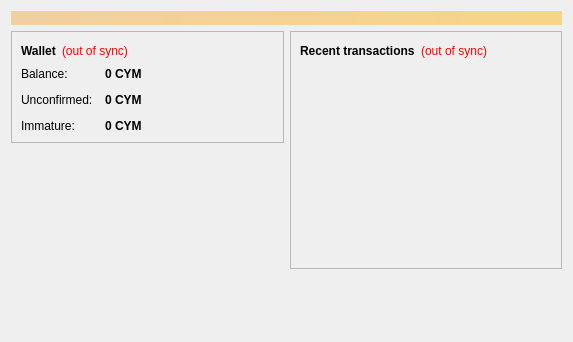
<?xml version="1.0" encoding="UTF-8"?>
<ui version="4.0">
 <class>OverviewPage</class>
 <widget class="QWidget" name="OverviewPage">
  <property name="geometry">
   <rect>
    <x>0</x>
    <y>0</y>
    <width>573</width>
    <height>342</height>
   </rect>
  </property>
  <property name="windowTitle">
   <string>Form</string>
  </property>
  <layout class="QVBoxLayout" name="topLayout">
   <item>
    <widget class="QLabel" name="labelAlerts">
     <property name="visible">
      <bool>false</bool>
     </property>
     <property name="styleSheet">
      <string notr="true">background-color: qlineargradient(x1: 0, y1: 0, x2: 1, y2: 0, stop:0 #F0D0A0, stop:1 #F8D488); color:#000000;</string>
     </property>
     <property name="wordWrap">
      <bool>true</bool>
     </property>
     <property name="margin">
      <number>3</number>
     </property>
    </widget>
   </item>
   <item>
    <layout class="QHBoxLayout" name="horizontalLayout" stretch="1,1">
     <item>
      <layout class="QVBoxLayout" name="verticalLayout_2">
       <item>
        <widget class="QFrame" name="frame">
         <property name="frameShape">
          <enum>QFrame::StyledPanel</enum>
         </property>
         <property name="frameShadow">
          <enum>QFrame::Raised</enum>
         </property>
         <layout class="QVBoxLayout" name="verticalLayout_4">
          <item>
           <layout class="QHBoxLayout" name="horizontalLayout_4">
            <item>
             <widget class="QLabel" name="label_5">
              <property name="font">
               <font>
                <weight>75</weight>
                <bold>true</bold>
               </font>
              </property>
              <property name="text">
               <string>Wallet</string>
              </property>
             </widget>
            </item>
            <item>
             <widget class="QLabel" name="labelWalletStatus">
              <property name="toolTip">
               <string>The displayed information may be out of date. Your wallet automatically synchronizes with the Caymancoin network after a connection is established, but this process has not completed yet.</string>
              </property>
              <property name="styleSheet">
               <string notr="true">QLabel { color: red; }</string>
              </property>
              <property name="text">
               <string notr="true">(out of sync)</string>
              </property>
              <property name="alignment">
               <set>Qt::AlignLeading|Qt::AlignLeft|Qt::AlignVCenter</set>
              </property>
             </widget>
            </item>
            <item>
             <spacer name="horizontalSpacer_2">
              <property name="orientation">
               <enum>Qt::Horizontal</enum>
              </property>
              <property name="sizeHint" stdset="0">
               <size>
                <width>40</width>
                <height>20</height>
               </size>
              </property>
             </spacer>
            </item>
           </layout>
          </item>
          <item>
           <layout class="QFormLayout" name="formLayout_2">
            <property name="fieldGrowthPolicy">
             <enum>QFormLayout::AllNonFixedFieldsGrow</enum>
            </property>
            <property name="horizontalSpacing">
             <number>12</number>
            </property>
            <property name="verticalSpacing">
             <number>12</number>
            </property>
            <item row="0" column="0">
             <widget class="QLabel" name="label">
              <property name="text">
               <string>Balance:</string>
              </property>
             </widget>
            </item>
            <item row="0" column="1">
             <widget class="QLabel" name="labelBalance">
              <property name="font">
               <font>
                <weight>75</weight>
                <bold>true</bold>
               </font>
              </property>
              <property name="cursor">
               <cursorShape>IBeamCursor</cursorShape>
              </property>
              <property name="toolTip">
               <string>Your current balance</string>
              </property>
              <property name="text">
               <string notr="true">0 CYM</string>
              </property>
              <property name="textInteractionFlags">
               <set>Qt::LinksAccessibleByMouse|Qt::TextSelectableByKeyboard|Qt::TextSelectableByMouse</set>
              </property>
             </widget>
            </item>
            <item row="1" column="0">
             <widget class="QLabel" name="label_3">
              <property name="text">
               <string>Unconfirmed:</string>
              </property>
             </widget>
            </item>
            <item row="1" column="1">
             <widget class="QLabel" name="labelUnconfirmed">
              <property name="font">
               <font>
                <weight>75</weight>
                <bold>true</bold>
               </font>
              </property>
              <property name="cursor">
               <cursorShape>IBeamCursor</cursorShape>
              </property>
              <property name="toolTip">
               <string>Total of transactions that have yet to be confirmed, and do not yet count toward the current balance</string>
              </property>
              <property name="text">
               <string notr="true">0 CYM</string>
              </property>
              <property name="textInteractionFlags">
               <set>Qt::LinksAccessibleByMouse|Qt::TextSelectableByKeyboard|Qt::TextSelectableByMouse</set>
              </property>
             </widget>
            </item>
            <item row="2" column="0">
             <widget class="QLabel" name="labelImmatureText">
              <property name="text">
               <string>Immature:</string>
              </property>
             </widget>
            </item>
            <item row="2" column="1">
             <widget class="QLabel" name="labelImmature">
              <property name="font">
               <font>
                <weight>75</weight>
                <bold>true</bold>
               </font>
              </property>
              <property name="toolTip">
               <string>Mined balance that has not yet matured</string>
              </property>
              <property name="text">
               <string notr="true">0 CYM</string>
              </property>
              <property name="textInteractionFlags">
               <set>Qt::LinksAccessibleByMouse|Qt::TextSelectableByKeyboard|Qt::TextSelectableByMouse</set>
              </property>
             </widget>
            </item>
           </layout>
          </item>
         </layout>
        </widget>
       </item>
       <item>
        <spacer name="verticalSpacer">
         <property name="orientation">
          <enum>Qt::Vertical</enum>
         </property>
         <property name="sizeHint" stdset="0">
          <size>
           <width>20</width>
           <height>40</height>
          </size>
         </property>
        </spacer>
       </item>
      </layout>
     </item>
     <item>
      <layout class="QVBoxLayout" name="verticalLayout_3">
       <item>
        <widget class="QFrame" name="frame_2">
         <property name="frameShape">
          <enum>QFrame::StyledPanel</enum>
         </property>
         <property name="frameShadow">
          <enum>QFrame::Raised</enum>
         </property>
         <layout class="QVBoxLayout" name="verticalLayout">
          <item>
           <layout class="QHBoxLayout" name="horizontalLayout_2">
            <item>
             <widget class="QLabel" name="label_4">
              <property name="text">
               <string>&lt;b&gt;Recent transactions&lt;/b&gt;</string>
              </property>
             </widget>
            </item>
            <item>
             <widget class="QLabel" name="labelTransactionsStatus">
              <property name="toolTip">
               <string>The displayed information may be out of date. Your wallet automatically synchronizes with the Caymancoin network after a connection is established, but this process has not completed yet.</string>
              </property>
              <property name="styleSheet">
               <string notr="true">QLabel { color: red; }</string>
              </property>
              <property name="text">
               <string notr="true">(out of sync)</string>
              </property>
              <property name="alignment">
               <set>Qt::AlignRight|Qt::AlignTrailing|Qt::AlignVCenter</set>
              </property>
             </widget>
            </item>
            <item>
             <spacer name="horizontalSpacer">
              <property name="orientation">
               <enum>Qt::Horizontal</enum>
              </property>
              <property name="sizeHint" stdset="0">
               <size>
                <width>40</width>
                <height>20</height>
               </size>
              </property>
             </spacer>
            </item>
           </layout>
          </item>
          <item>
           <widget class="QListView" name="listTransactions">
            <property name="styleSheet">
             <string notr="true">QListView { background: transparent; }</string>
            </property>
            <property name="frameShape">
             <enum>QFrame::NoFrame</enum>
            </property>
            <property name="verticalScrollBarPolicy">
             <enum>Qt::ScrollBarAlwaysOff</enum>
            </property>
            <property name="horizontalScrollBarPolicy">
             <enum>Qt::ScrollBarAlwaysOff</enum>
            </property>
            <property name="selectionMode">
             <enum>QAbstractItemView::NoSelection</enum>
            </property>
           </widget>
          </item>
         </layout>
        </widget>
       </item>
       <item>
        <spacer name="verticalSpacer_2">
         <property name="orientation">
          <enum>Qt::Vertical</enum>
         </property>
         <property name="sizeHint" stdset="0">
          <size>
           <width>20</width>
           <height>40</height>
          </size>
         </property>
        </spacer>
       </item>
      </layout>
     </item>
    </layout>
   </item>
  </layout>
 </widget>
 <resources/>
 <connections/>
</ui>
